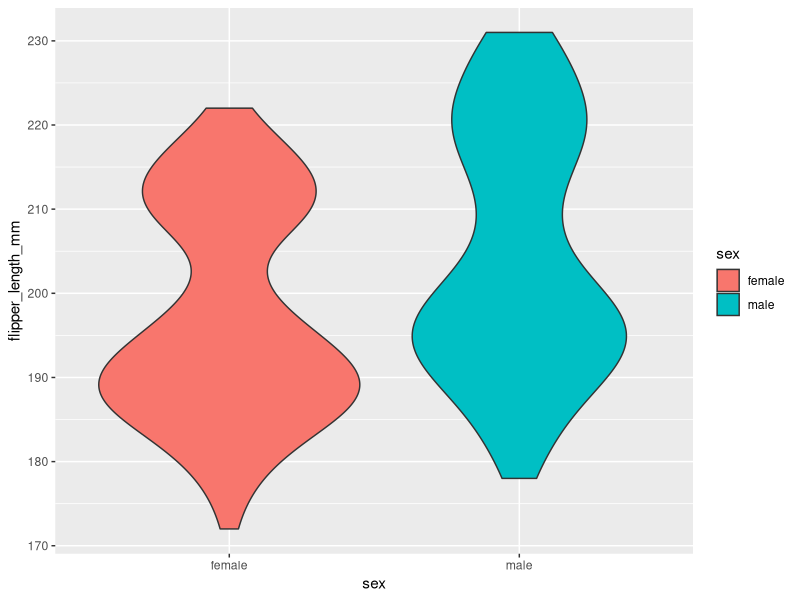
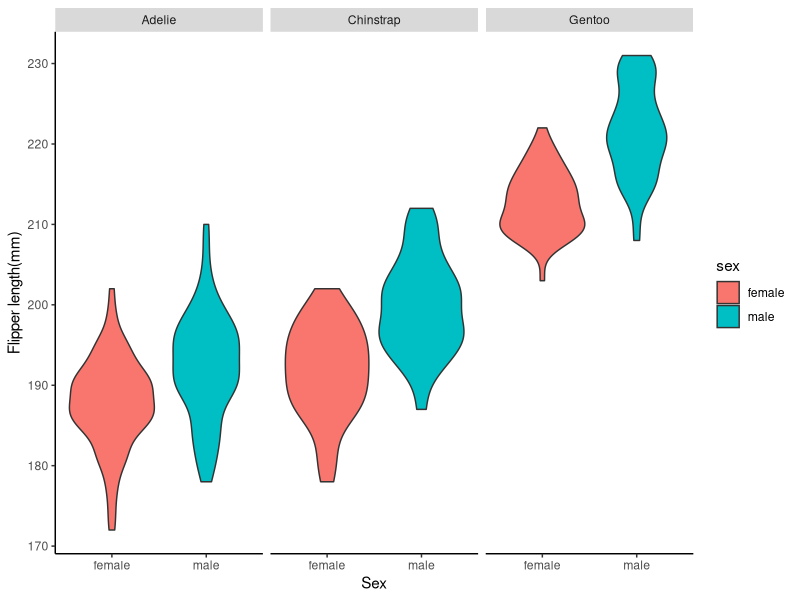
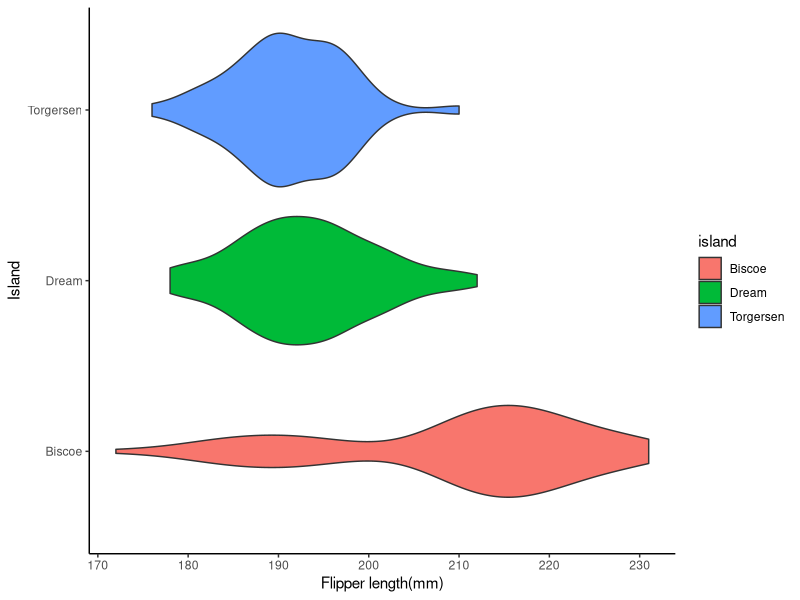
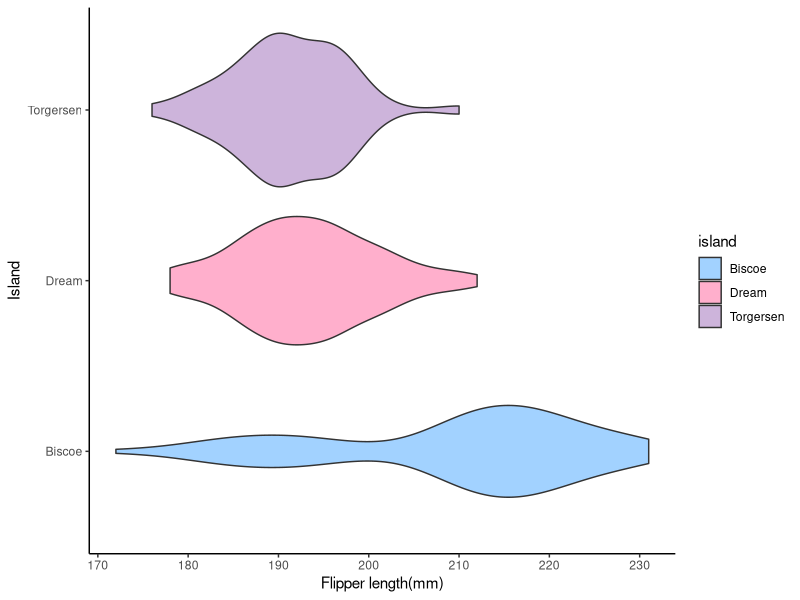
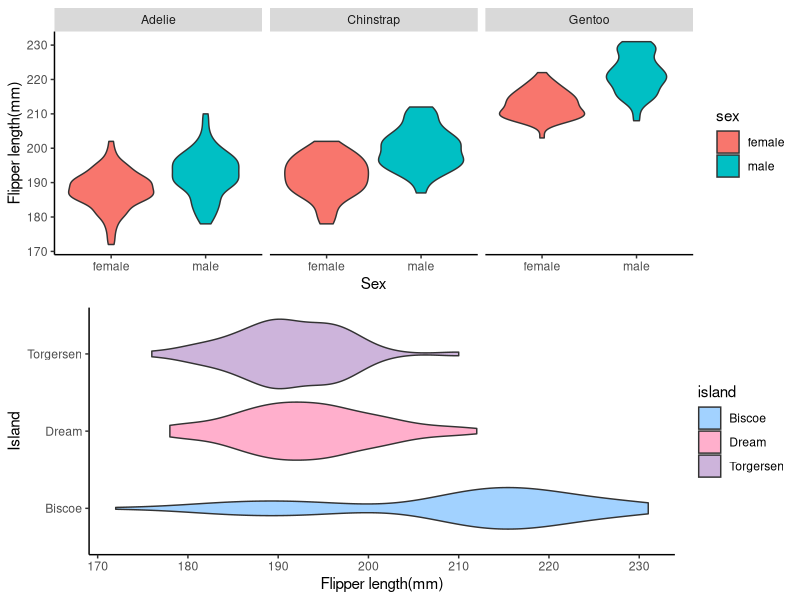

Generate these figures, in order, with R:
## ---- chunk 1
knitr::opts_chunk$set(echo = TRUE)
## ---- chunk 2
# Load library
library(palmerpenguins)

# Check structure
str(penguins)

# Create an object to fliter just male and female
peng_df0 <- dplyr::filter(.data = penguins, sex == "female" | sex == "male")
## ---- chunk 3
# Load library
library(ggplot2)

# Load library 
library(palmerpenguins)

# Check structure
str(penguins)

# Make a plot where the color and y-axis are mapped to the same variable ONLY FILL
peng_df01 <- ggplot(data = peng_df0, mapping = aes(x = sex, y = flipper_length_mm, fill = sex)) +
  # Make it a violin plot
  geom_violin()
peng_df01
## ---- chunk 4
# Load library 
str(penguins)

# Create an object to fliter just male and female
peng_df1 <- dplyr::filter(.data = penguins, sex == "female" | sex == "male")
## ---- chunk 5
# Make a plot where the color and y-axis are mapped to the same variable ONLY FILL
peng_df2 <- ggplot(data = peng_df1, mapping = aes(x = sex, y = flipper_length_mm, fill = sex)) +
  # Make it a violin plot
  geom_violin() +
  # Add custom axis labels 
  labs(x = "Sex", y = "Flipper length(mm)") +
  # Remove panel background
  theme(panel.background = element_blank(),
        # Keep black axis lines
        axis.line = element_line(color = "black")) +
  facet_grid(. ~ species)
peng_df2
## ---- chunk 6
# Make a plot where the color and y-axis are mapped to the same variable ONLY FILL
peng_df3 <- ggplot(data = penguins, mapping = aes(x = flipper_length_mm, y = island, fill = island)) +
  # Make it a violin plot
  geom_violin() +
  # Add custom axis labels 
  labs(x = "Flipper length(mm)", y = "Island") +
  # Remove panel background
  theme(panel.background = element_blank(),
        # Keep black axis lines
        axis.line = element_line(color = "black"))
peng_df3
## ---- chunk 7
# Make a plot where the color and y-axis are mapped to the same variable ONLY FILL
peng_df4 <- ggplot(data = penguins, mapping = aes(x = flipper_length_mm, y = island, fill = island)) +
  # Make it a violin plot
  geom_violin() +
  # Add custom axis labels 
  labs(x = "Flipper length(mm)", y = "Island") +
  # Remove panel background
  theme(panel.background = element_blank(),
        # Keep black axis lines
        axis.line = element_line(color = "black")) +
  # Customize colors
  scale_fill_manual(values = c("Torgersen" = "#cdb4db", "Dream" = "#ffafcc", "Biscoe" = "#a2d2ff"))
peng_df4
## ---- chunk 8
# Combine two graphs in one file using cowplot
cowplot::plot_grid(peng_df2, peng_df4, ncol = 1, nrow = 2)
